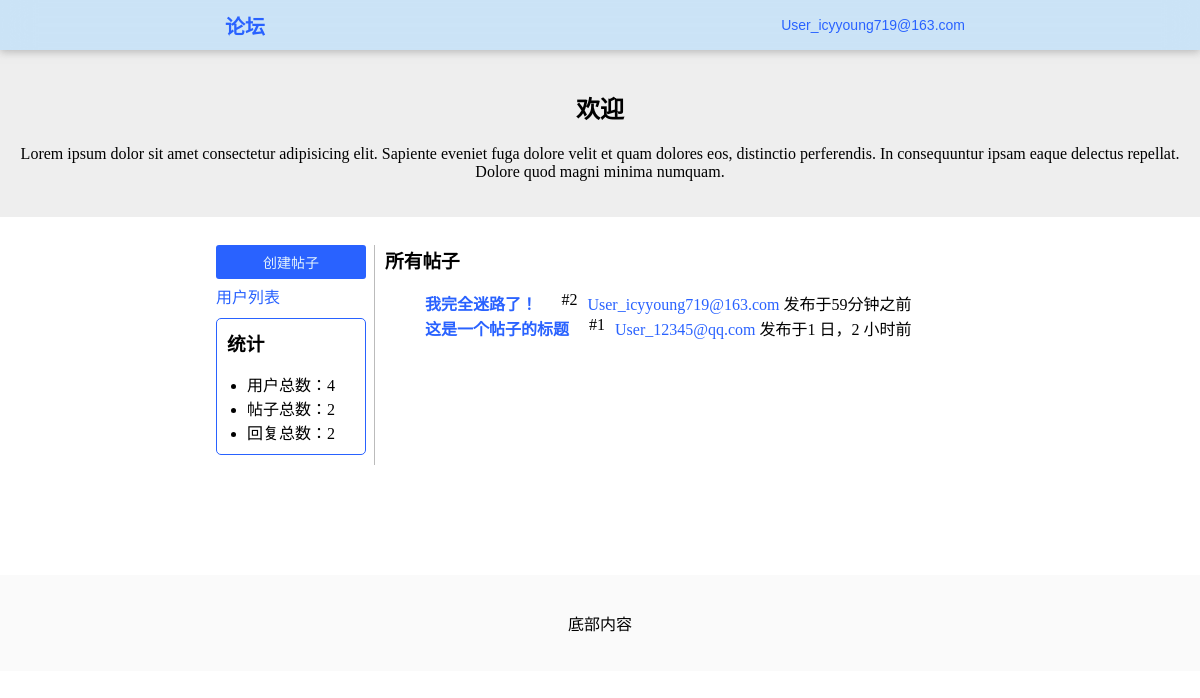
The app's page / (signed in) with its own data.
### HustRava_app/models.py (models this page shows, shortened)
class User(models.Model):
    name = models.CharField(max_length=30,blank=True)
    email = models.EmailField(unique=True)
    password = models.CharField(max_length=30)
    created_at = models.DateTimeField(auto_now_add=True)
    bio = models.TextField(max_length = 100, blank=True)
    def __str__(self):
        return self.name

class Post(models.Model):
    title = models.CharField(max_length=100)
    content = models.TextField()
    created_at = models.DateTimeField(auto_now_add=True)
    author = models.ForeignKey('User', on_delete = models.CASCADE, related_name = "posts")
    like_nums = models.IntegerField(default = 0)
    is_topped = models.BooleanField("置顶帖子", default=False)

### HustRava_app/views.py (the view, shortened to what this page needs)
# urls.py: path('', views.index, name="index"),                                        # 首页 GET
def index(request):
    posts = Post.objects.order_by('-created_at')
    if "logged_in_user" in request.session:
        return render(request, 'index.html', {
            "posts": posts,
            "topped_posts": Post.objects.filter(is_topped=True).order_by('-created_at'),
            "stats": {
                "users": User.objects.count(),
                "posts": Post.objects.count(),
                "comments": Comment.objects.count()
            },
            "logged_in_user": request.session["logged_in_user"],
            "logged_in_user_email":request.session["logged_in_user_email"]
        })

### HustRava_app/templates/index.html (shortened to what this page needs)
{% load static %}
{% load humanize %}
<!DOCTYPE html>
<html>
    <head>
        <link rel="stylesheet" type="text/css" href="{% static 'style.css' %}" />
        <link rel="stylesheet" type="text/css" href="{% static 'style-forum.css' %}" />
        <link rel="stylesheet" type="text/css" href="{% static 'style-dark.css' %}" />
    </head>
    <body>
        <header class="header">
            <a href="/" class="a-button header-title">论坛</a>
            {% if logged_in_user %}
                <div class="dropdown">
                    <button class="button-dropdown">{{ logged_in_user }}</button>
                </div>
            {% else %}
                <a onclick="toggle_theme()" style="cursor: pointer;">切换主题</a>
                <a href="/login/" class="a-button"><button class="button-white">登录</button></a>
                <a href="/register/" class="a-button"><button>注册</button></a>
            {% endif %}
        </header>
        <div id="main">
            <div class="banner">
                <h2>欢迎</h2>
                <p>Lorem ipsum dolor sit amet consectetur adipisicing elit. Sapiente eveniet fuga dolore velit et quam dolores eos, distinctio perferendis. In consequuntur ipsam eaque delectus repellat. Dolore quod magni minima numquam.</p>
            </div>
            <div class="content flex">
                <div style="margin-top: 18px; padding-right: 8px; border-right: 1px solid #BBB; min-width: 150px;">
                    <a href="/create/" class="a-button"><button style="width: calc(100%); margin-bottom: 5px;">创建帖子</button></a>
                    <a href="/users/">用户列表</a>
                    <div class="stats">
                        <h3 style="margin: 0;">统计</h3>
                        <ul style="padding-left: 20px; margin-bottom: 0;">
                            <li>用户总数：{{ stats.users }}</li>
                            <li>帖子总数：{{ stats.posts }}</li>
                            <li>回复总数：{{ stats.comments }}</li>
                        </ul>
                    </div>
                </div>
                <div>
                    {% if posts %}
                        <h3>所有帖子</h3>
                        <ul class="post-list">
                            {% for post in posts %}
                                <li class="flex">
                                    <a href="/post/{{ post.id }}/"><b>{{ post.title }}</b></a>
                                    <div class="header-spacer"></div>
                                    <span>#{{ post.id }}</span>
                                    <span><a href="/user/{{ post.author.email }}">{{ post.author }}</a> <span title="{{ post.create_at }}">发布于{{ post.created_at|naturaltime }}</span></span>
                                </li>
                            {% endfor %}
                        </ul>
                    {% else %}
                        <p>空空如也</p>
                    {% endif %}
                </div>
            </div>
        </div>
        <div id="footer">
            <p>底部内容</p>
        </div>
    </body>
</html>

### HustRava_app/static/style.css (style rules this page uses)
body { margin: 0; }
h1, h2, h3, h4, h5, h6, p { color: black; }
a { text-decoration: none; border: none; color: #2962FF; transition-duration: 0.3s; transition-timing-function: ease; border-bottom: 1px solid transparent; }
button, input[type="submit"] { padding: 7px 10px; font-size: 14px; color: #E3F2FD; border-radius: 3px; border: none; background-color: #2962FF; cursor: pointer; transition-duration: 0.3s; transition-timing-function: ease; }
.a-button { border: none !important; }
.header { width: 100%; height: 50px; background-color: #BBDEFBAA; backdrop-filter: blur(16px); box-shadow: 0px 2px 8px #8888; position: fixed; top: 0; left: 0; z-index: 100; display: flex; justify-content: center; align-items: center; }
.header * { margin: 0 3px; }
.header-spacer { -webkit-box-flex: 1; flex-grow: 1; margin: 0; }
.header-title { font-size: 20px; font-weight: bold; }
.dropdown { position: relative; display: inline-block; }
.button-dropdown { background: transparent; color: #2962FF; margin: 0; }

### HustRava_app/static/style-forum.css (style rules this page uses)
.banner { padding-top: 70px; padding-bottom: 20px; text-align: center; background-color: #EEE; }
.content { padding: 10px 18%; }
.flex { display: flex; }
.flex > * { margin-right: 10px; }
#footer { text-align: center; background-color: #FAFAFA; padding: 20px 0; width: 100%; margin-top: 100px; }
.stats { border: 1px solid #2962FF; padding: 10px; border-radius: 5px; margin: 10px 0; }

### HustRava_app/static/style-dark.css (style rules this page uses)
body, .header, #footer, h1, h2, h3, h4, h5, h6, p, span { transition: background-color 0.2s ease, color 0.2s ease; }

### records on screen
User: name "User_icyyoung719@163.com"
Post: title "我完全迷路了！", id "2", author "User_icyyoung719@163.com", created_at "59分钟之前"
Post: title "这是一个帖子的标题", id "1", author "User_12345@qq.com", created_at "1 日，2 小时前"

### other values on screen
{{ stats.users }} "4"
{{ stats.posts }} "2"
{{ stats.comments }} "2"
